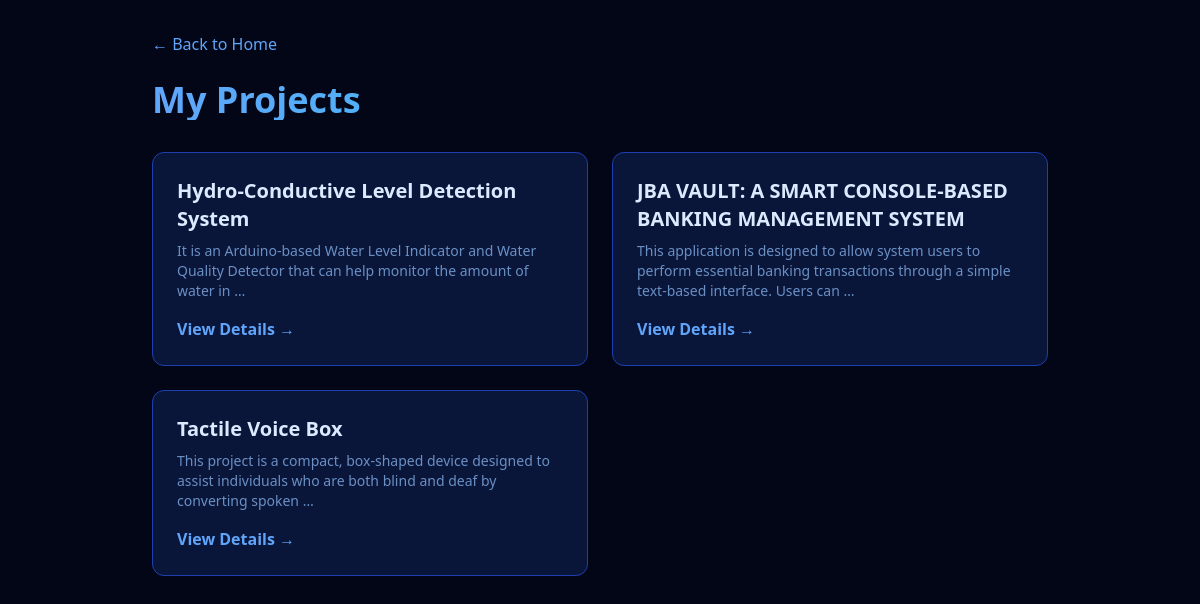
The page /projects/ on the database as committed earlier.
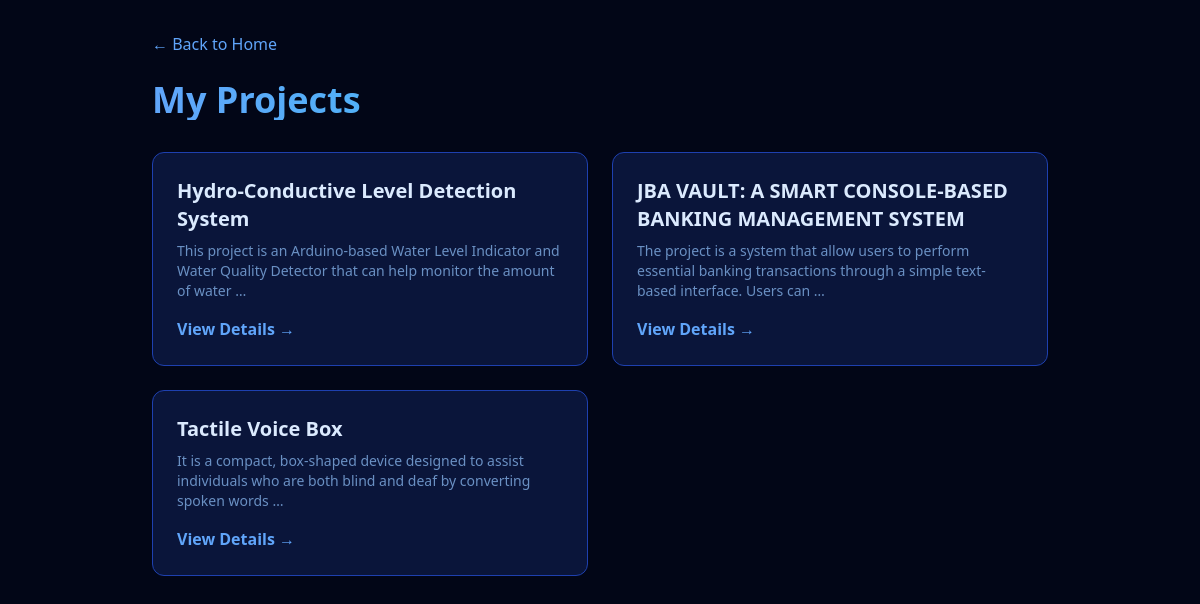
The same page on the database as committed later.
### main/models.py (models this page shows, shortened)
class Project(models.Model):
    project_name = models.CharField(max_length=200)
    description = models.TextField()
    tech_stack = models.CharField(max_length=200)
    link = models.URLField(blank=True, null=True)

### main/views.py (the view)
# urls.py: path('projects/', views.project_list, name='project_list'),
def project_list(request):
    projects = Project.objects.all()
    return render(request, 'main/project_list.html', {'projects': projects})

### main/templates/main/project_list.html (shortened to what this page needs)
<!DOCTYPE html>
<html lang="en">
<head>
    <script src="https://cdn.tailwindcss.com"></script>
</head>
<body class="bg-slate-950 text-white p-8">
    <div class="max-w-4xl mx-auto">
        <a href="{% url 'home' %}" class="text-blue-400 hover:text-white mb-6 inline-block">&larr; Back to Home</a>
        <h1 class="text-4xl font-bold mb-8 text-transparent bg-clip-text bg-gradient-to-r from-blue-400 to-cyan-400">
        </h1>
        <div class="grid grid-cols-1 md:grid-cols-2 gap-6">
            {% for project in projects %}
            <div class="bg-blue-900/30 p-6 rounded-xl border border-blue-800 hover:border-blue-500 transition">
                <h2 class="text-xl font-bold mb-2 text-blue-100">{{ project.project_name }}</h2>
                <p class="text-blue-300/70 text-sm mb-4">{{ project.description|truncatewords:20 }}</p>
                <a href="{% url 'project_detail' project.pk %}" class="text-blue-400 font-semibold hover:underline">
                    View Details &rarr;
                </a>
            </div>
            {% empty %}
            <p class="text-slate-400">No projects added yet.</p>
            {% endfor %}
        </div>
    </div>
</body>
</html>

Rows that differ between the two databases and show on the page:
changed Project "Hydro-Conductive Level Detection System": description "It is an Arduino-based Water Level Indicator and Water Quality Detector that can help monitor the amount of water in …" → "This project is an Arduino-based Water Level Indicator and Water Quality Detector that can help monitor the amount of water …"
changed Project "JBA VAULT: A SMART CONSOLE-BASED BANKING MANAGEMENT SYSTEM": description "This application is designed to allow system users to perform essential banking transactions through a simple text-based interface. Users can …" → "The project is a system that allow users to perform essential banking transactions through a simple text-based interface. Users can …"
changed Project "Tactile Voice Box": description "This project is a compact, box-shaped device designed to assist individuals who are both blind and deaf by converting spoken …" → "It is a compact, box-shaped device designed to assist individuals who are both blind and deaf by converting spoken words …"
